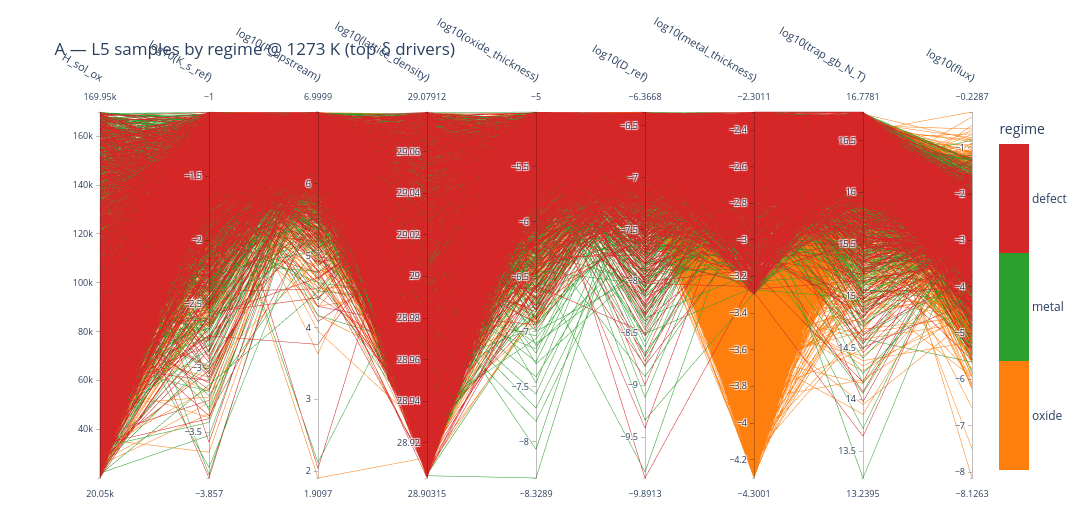

Here is the notebook cell this chart was saved with:
### Markdown cell above
## A — samples coloured by regime

Axes = union of each regime's top-5 δ drivers of flux (+ `log10(flux)`). Each line is one
model run; colour = regime. Brush an axis (e.g. pull `log10(f_pinhole)` to its high end) to
see which regime/flux lines survive.

### Code cell
drivers = []
for r in REGIMES:
    for p in top_drivers(routeB_T, r, 'flux', k=5):
        if p not in drivers:
            drivers.append(p)
dimsA = drivers + ['flux']

figA = parallel_coordinates_samples(
    master_T, dimsA, color_by='regime', log_dims=logsub(dimsA),
    title=f'A — L5 samples by regime @ {T_SHOW} K (top δ drivers)',
    save_html=os.path.join(FIG_DIR, 'pcp_A_regime.html'))
print("A axes:", dimsA)
figA

### Figure 1 — Plotly figure (JSON) as saved in the notebook; plotly's stock layout.template omitted (floating-point values rounded to 4 significant figures; data arrays with more than 128 entries replaced by an {"elided": "..."} marker saying what was removed)
{"data": [{"dimensions": [{"label": "H_sol_ox", "values": {"elided": "4515 float values"}}, {"label": "log10(K_s_ref)", "values": {"elided": "4515 float values"}}, {"label": "log10(P_upstream)", "values": {"elided": "4515 float values"}}, {"label": "log10(lattice_density)", "values": {"elided": "4515 float values"}}, {"label": "log10(oxide_thickness)", "values": {"elided": "4515 float values"}}, {"label": "log10(D_ref)", "values": {"elided": "4515 float values"}}, {"label": "log10(metal_thickness)", "values": {"elided": "4515 float values"}}, {"label": "log10(trap_gb_N_T)", "values": {"elided": "4515 float values"}}, {"label": "log10(flux)", "values": {"elided": "4515 float values"}}], "labelangle": 30, "labelfont": {"size": 11}, "labelside": "top", "line": {"cmax": 2.5, "cmin": -0.5, "color": {"elided": "4515 float values"}, "colorbar": {"ticktext": ["oxide", "metal", "defect"], "tickvals": [0, 1, 2], "title": {"text": "regime"}}, "colorscale": [[0.0, "#ff7f0e"], [0.3333, "#ff7f0e"], [0.3333, "#2ca02c"], [0.6667, "#2ca02c"], [0.6667, "#d62728"], [1.0, "#d62728"]], "showscale": true}, "rangefont": {"size": 9}, "tickfont": {"size": 9}, "type": "parcoords"}], "layout": {"font": {"size": 12}, "height": 520, "margin": {"b": 40, "l": 100, "r": 120, "t": 110}, "title": {"text": "A — L5 samples by regime @ 1273 K (top δ drivers)"}, "width": 1215}}
